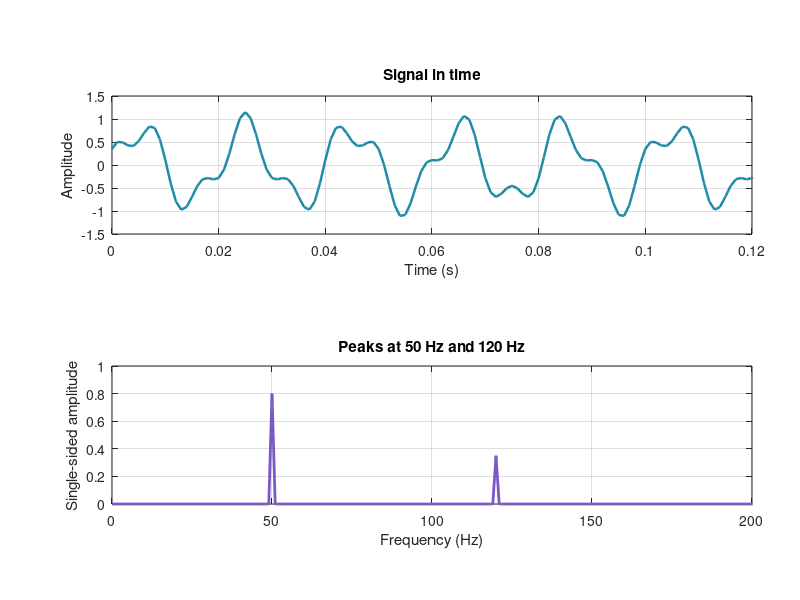

This chart was generated by the following MATLAB code:
%% FFT：从混合信号中找出频率 / Find the frequencies in a signal
% 打开本文件并点击 Run。改变 f1、f2 或幅度，观察频谱峰值。
% 使用整数周期，避免频谱泄漏；不需要信号处理工具箱。

fs = 1000;
N = 1000;
t = (0:N-1) / fs;
f1 = 50;
f2 = 120;
signal = 0.8*sin(2*pi*f1*t) + 0.35*cos(2*pi*f2*t);

transform = fft(signal);
amplitude = abs(transform(1:N/2+1)) / N;
amplitude(2:end-1) = 2 * amplitude(2:end-1);
frequency = (0:N/2) * fs / N;

figure('Name', 'FFT Spectrum', 'Color', [0.98 0.98 1]);
subplot(2, 1, 1);
plot(t, signal, 'Color', [0.13 0.55 0.65], 'LineWidth', 1.8);
set(gca, 'Position', [0.14 0.61 0.8 0.23]);
xlim([0 0.12]);
xlabel('Time (s)');
ylabel('Amplitude');
title('Signal in time');
grid on;

subplot(2, 1, 2);
plot(frequency, amplitude, 'Color', [0.48 0.35 0.78], 'LineWidth', 2);
set(gca, 'Position', [0.14 0.16 0.8 0.23]);
xlim([0 200]);
ylim([0 1]);
xlabel('Frequency (Hz)');
ylabel('Single-sided amplitude');
title('Peaks at 50 Hz and 120 Hz');
grid on;

disp('FFT complete: the peaks are 50 Hz (0.8) and 120 Hz (0.35).');
